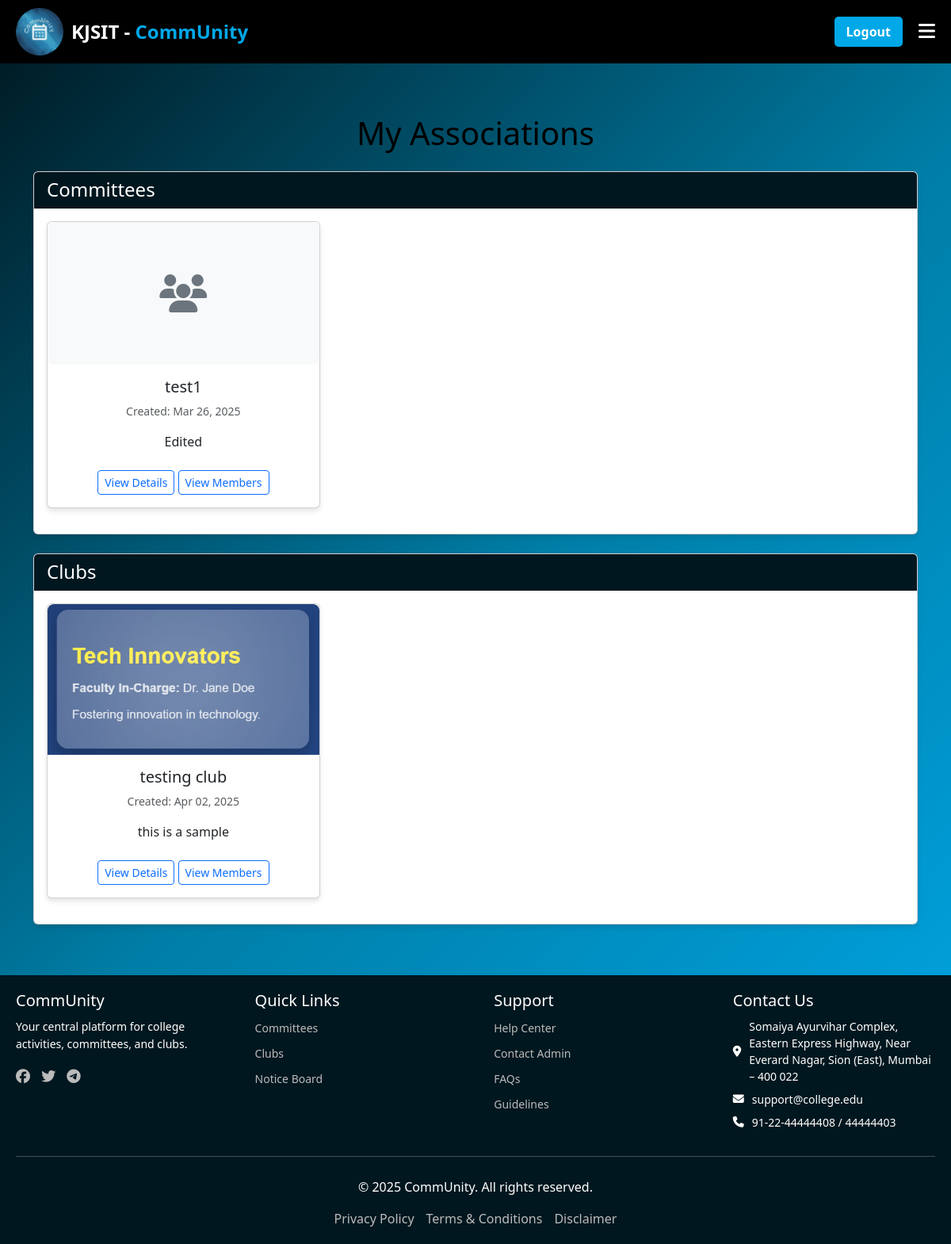
Page /faculty/committee (signed in) on the earlier database version.
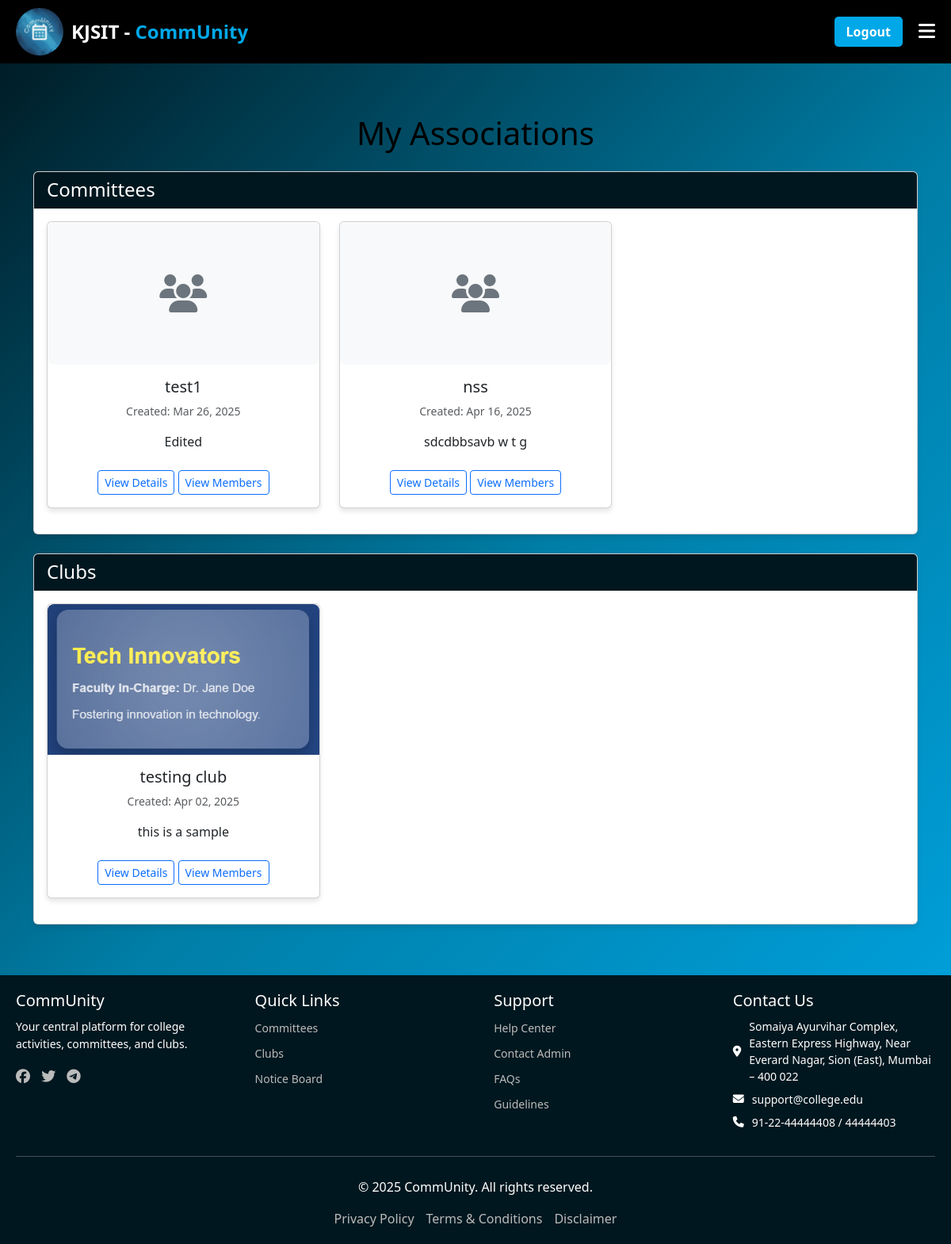
Same page on the later database version.
### committees/models.py (models this page shows, shortened)
class Associations(models.Model):
    ROLE_CHOICES = (
        ('committees', 'Committees'),
        ('clubs', 'Clubs')
    )
    STATUS_CHOICES = (
        ('pending', 'Pending Approval'),
        ('approved', 'Approved'),
        ('rejected', 'Rejected'),
        ('delete_pending', 'Delete Request Pending'),
    )
    CATEGORY = (
        ('None', 'None'),
        ('Academic', 'Academic'),
        ('Technical', 'Technical'),
        ('Cultural', 'Cultural'),
        ('Sports', 'Sports'),
        ('Social', 'Social'),
        ('Other', 'Other')
    )
    id = models.AutoField(primary_key=True)
    name = models.CharField(max_length=255)
    description = models.TextField()
    type = models.CharField(max_length=15, choices=ROLE_CHOICES)
    category = models.CharField(max_length=30, choices=CATEGORY, default='None')
    faculty_incharge = models.ForeignKey('faculty.Faculty', on_delete=models.CASCADE)
    created_by = models.ForeignKey('members.CoreMember', on_delete=models.CASCADE, null=True, blank=True)
    created_at = models.DateTimeField(auto_now_add=True)
    image = models.ImageField(upload_to='association_images/', null=True, blank=True)
    status = models.CharField(max_length=15, choices=STATUS_CHOICES, default='pending')
    owner = models.ForeignKey('members.CoreMember', on_delete=models.SET_NULL, null=True, blank=True,related_name='owned_associations')

### faculty/views.py (the view)
# urls.py: path('committee', views.faculty_committee, name='faculty_committee'),
def faculty_committee(request):
    try:
        user = request.user
        user_profile = get_object_or_404(UserProfile, id=user)
        faculty = Faculty.objects.get(id=user_profile)
        from django.db.models import Q
        associations = Associations.objects.filter(faculty_incharge=faculty)
        clubs = [a for a in associations if a.type == 'clubs']
        committees = [a for a in associations if a.type == 'committees']
        request.session['url'] = 'faculty_committee'
        content = {'clubs': clubs, 'comm': committees}
        return render(request, 'committee.html', content)
    except (UserProfile.DoesNotExist, Faculty.DoesNotExist):
        content = {'clubs': [], 'comm': []}
        return render(request, 'committee.html', content)

### faculty/templates/committee.html (shortened to what the changed rows need)
{% extends "base.html" %}
{% load static %}
{% block extra_css %}
<link rel="stylesheet" href="{% static 'css/committee.css' %}">
{% endblock extra_css %}
{% block content %}
<div class="container my-4">
    <h1 class="mb-4">My Associations</h1>
    <div class="card mb-4">
        <div class="card-header bg-primary text-white">
            <h2 class="h4 mb-0">Committees</h2>
        </div>
        <div class="card-body">
            {% if comm %}
                <div class="row">
                    {% for committee in comm %}
                        <div class="col-md-6 col-lg-4 mb-3">
                            <div class="card h-100 d-flex flex-column">
                                {% if committee.image %}
                                    <div class="flex-grow-0">
                                        <img src="{{ committee.image.url }}" class="card-img-top" alt="{{ committee.name }}" style="max-height: 200px; object-fit: cover;">
                                    </div>
                                {% else %}
                                    <div class="bg-light text-center py-5 flex-grow-0">
                                        <i class="fa fa-users fa-3x text-secondary"></i>
                                    </div>
                                {% endif %}
                                <div class="card-body d-flex flex-column flex-grow-1">
                                    <h5 class="card-title">{{ committee.name }}</h5>
                                    <p class="card-text text-muted small">Created: {{ committee.created_at|date:"M d, Y" }}</p>
                                    <p class="card-text flex-grow-1">{{ committee.description|truncatechars:100 }}</p>
                                    <div class="mt-auto pt-2">
                                        <a href="{% url 'committees_detail' pk=committee.id%}" class="btn btn-sm btn-outline-primary">View Details</a>
                                        <a href="{% url 'committee_member' pk=committee.id%}" class="btn btn-sm btn-outline-primary">View Members</a>
                                    </div>
                                </div>
                            </div>
                        </div>
                    {% endfor %}
                </div>
            {% else %}
                <p class="text-muted">You are not in charge of any committees.</p>
            {% endif %}
        </div>
    </div>
    <div class="card">
        <div class="card-header bg-success text-white">
            <h2 class="h4 mb-0">Clubs</h2>
        </div>
        <div class="card-body">
            {% if clubs %}
                <div class="row">
                    {% for club in clubs %}
                        <div class="col-md-6 col-lg-4 mb-3">
                            <div class="card h-100 d-flex flex-column">
                                {% if club.image %}
                                    <div class="flex-grow-0">
                                        <img src="{{ club.image.url }}" class="card-img-top" alt="{{ club.name }}" style="max-height: 200px; object-fit: cover;">
                                    </div>
                                {% else %}
                                    <div class="bg-light text-center py-5 flex-grow-0">
                                        <i class="fa fa-flag fa-3x text-secondary"></i>
                                    </div>
                                {% endif %}
                                <div class="card-body d-flex flex-column flex-grow-1">
                                    <h5 class="card-title">{{ club.name }}</h5>
                                    <p class="card-text text-muted small">Created: {{ club.created_at|date:"M d, Y" }}</p>
                                    <p class="card-text flex-grow-1">{{ club.description|truncatechars:100 }}</p>
                                    <div class="mt-auto pt-2">
                                        <a href="{% url 'club_detail' pk=club.id%}" class="btn btn-sm btn-outline-primary">View Details</a>
                                        <a href="{% url 'club_member' pk=club.id%}" class="btn btn-sm btn-outline-primary">View Members</a>
                                    </div>
                                </div>
                            </div>
                        </div>
                    {% endfor %}
                </div>
            {% else %}
                <p class="text-muted">You are not in charge of any clubs.</p>
            {% endif %}
        </div>
    </div>
</div>
{% endblock content %}

Differences in the rows shown:
added Associations: name "nss", created_at "Apr 16, 2025", description "sdcdbbsavb w t g", shown under "Committees"
